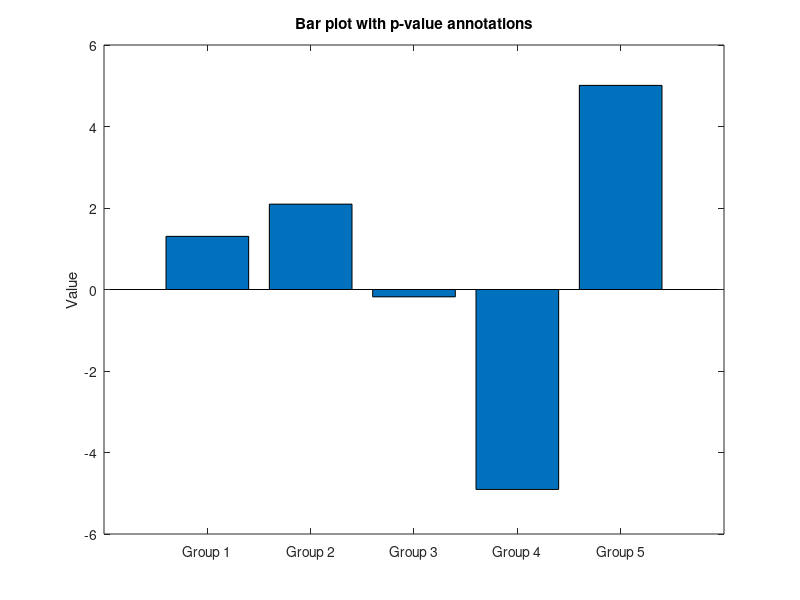

Write the MATLAB code that produced this figure. (Note: this script raises an error after producing the figure.)
% Sample data for two groups
group1 = randn(10, 1) + 1; % Random data centered around 1
group2 = randn(10, 1) + 2; % Random data centered around 2
group3 = randn(10, 1) - 1;
group4 = randn(10, 1) - 5;
group5 = randn(10, 1) + 5;

figure;
bar_data = [mean(group1), mean(group2), mean(group3), mean(group4), mean(group5)]; % Use mean values for the bar heights
bar(bar_data);
set(gca, 'XTickLabel', {'Group 1', 'Group 2', 'Group 3', 'Group 4', 'Group 5'});
ylabel('Value');
title('Bar plot with p-value annotations');
% Perform a t-test to get the p-value
[~, pval(1)] = ttest2(group1, group2);
[~, pval(2)] = ttest2(group1, group3);
[~, pval(3)] = ttest2(group1, group4);
[~, pval(4)] = ttest2(group1, group5);
[~, pval(5)] = ttest2(group2, group3);
[~, pval(6)] = ttest2(group2, group4);
[~, pval(7)] = ttest2(group2, group5);
[~, pval(8)] = ttest2(group3, group4);
[~, pval(9)] = ttest2(group3, group5);
[~, pval(10)] = ttest2(group4, group5);
% Assuming we're working with the current axes
ax = gca;
% Add the p-value to the plot
% Here we assume that the p-value should appear at y = 3, change this value as needed for your plot.
% x-coordinates (1 and 2) correspond to the bar centers.
prettify_pvalues(ax, [1,1,1,1,2,2,2,3,3,4], [2,3,4,5,3,4,5,4,5,5], pval);